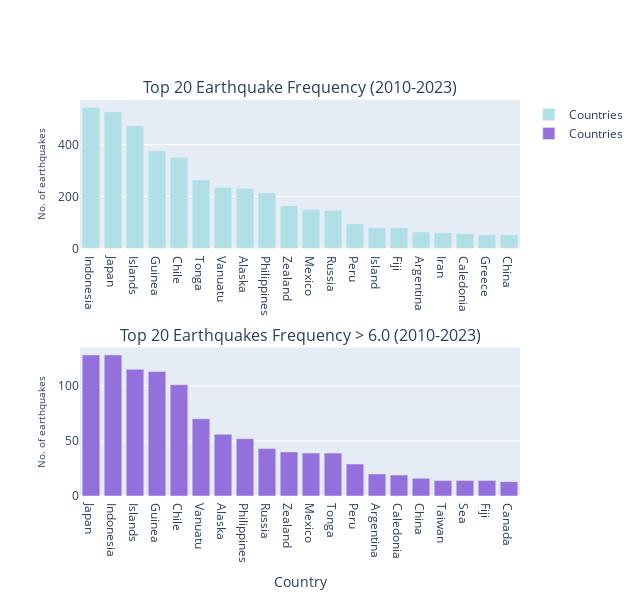

The code cell stored with this chart in its notebook:
### Code cell
# The 20 countries with highest occurence of earthquakes from 2010-2022
contry_count = EQ_filter.groupby('Country').size()
contry_count = contry_count.sort_values(ascending=False)
contry_20 =  contry_count.iloc[:20]

# The 20 countries with the highest occurence of earthquakes above the magnitude 6 from 2010-2022
contry_count_mag = EQ_filter_mag.groupby('Country').size()
contry_count_mag  = contry_count_mag.sort_values(ascending=False)
contry_20_mag  =  contry_count_mag.iloc[:20]

# Defining figure 
fig = go.Figure()

# Add trace for general earthquakes 
fig.add_trace(go.Bar(
    x=contry_20.index,
    y=contry_20.values,
    name='Countries',
    marker_color='powderblue'
))


# Add layout 
fig.update_layout(
    title='Top 20 countries with highest occurences of earthquakes (2010-2023)',
    xaxis_title='Country',
    yaxis_title='No. of earthquakes',
    barmode='group'
)


# Define subfigure 
fig2 = go.Figure()


# Add trace for earthquakes Mag>6.0
fig2.add_trace(go.Bar(
    x=contry_20_mag.index,
    y=contry_20_mag.values,
    name='Countries',
    marker_color='mediumpurple'
))

# Combine both plots using a subplot

fig3 = make_subplots(rows=2, cols=1, subplot_titles=('Top 20 Earthquake Frequency (2010-2023)', 'Top 20 Earthquakes Frequency > 6.0 (2010-2023)'))
fig3.add_trace(fig.data[0], row=1, col=1)
fig3.add_trace(fig2.data[0], row=2, col=1)

# Adjusting axes 
fig3.update_xaxes(title_text="Country", row=2, col=1)
fig3.update_yaxes(title_text="No. of earthquakes", row=1, col=1, title_standoff=10,title_font=dict(size=10))
fig3.update_yaxes(title_text="No. of earthquakes", row=2, col=1, title_standoff=10,title_font=dict(size=10))
fig3.update_layout(width=640,
    height=600,)
    
# Show figure    
fig3.show()

### Figure 1 — Plotly figure (JSON) as saved in the notebook; plotly's stock layout.template omitted (floating-point values rounded to 4 significant figures)
{"data": [{"marker": {"color": "powderblue"}, "name": "Countries", "type": "bar", "x": ["Indonesia", "Japan", "Islands", "Guinea", "Chile", "Tonga", "Vanuatu", "Alaska", "Philippines", "Zealand", "Mexico", "Russia", "Peru", "Island", "Fiji", "Argentina", "Iran", "Caledonia", "Greece", "China"], "xaxis": "x", "y": [543, 526, 472, 376, 350, 264, 236, 232, 214, 164, 150, 147, 95, 80, 80, 64, 61, 57, 53, 53], "yaxis": "y"}, {"marker": {"color": "mediumpurple"}, "name": "Countries", "type": "bar", "x": ["Japan", "Indonesia", "Islands", "Guinea", "Chile", "Vanuatu", "Alaska", "Philippines", "Russia", "Zealand", "Mexico", "Tonga", "Peru", "Argentina", "Caledonia", "China", "Taiwan", "Sea", "Fiji", "Canada"], "xaxis": "x2", "y": [128, 128, 115, 113, 101, 70, 56, 52, 43, 40, 39, 39, 29, 20, 19, 16, 14, 14, 14, 13], "yaxis": "y2"}], "layout": {"annotations": [{"font": {"size": 16}, "showarrow": false, "text": "Top 20 Earthquake Frequency (2010-2023)", "x": 0.5, "xanchor": "center", "xref": "paper", "y": 1, "yanchor": "bottom", "yref": "paper"}, {"font": {"size": 16}, "showarrow": false, "text": "Top 20 Earthquakes Frequency > 6.0 (2010-2023)", "x": 0.5, "xanchor": "center", "xref": "paper", "y": 0.375, "yanchor": "bottom", "yref": "paper"}], "height": 600, "width": 640, "xaxis": {"anchor": "y", "domain": [0, 1]}, "xaxis2": {"anchor": "y2", "domain": [0, 1], "title": {"text": "Country"}}, "yaxis": {"anchor": "x", "domain": [0.625, 1], "title": {"font": {"size": 10}, "standoff": 10, "text": "No. of earthquakes"}}, "yaxis2": {"anchor": "x2", "domain": [0, 0.375], "title": {"font": {"size": 10}, "standoff": 10, "text": "No. of earthquakes"}}}}
